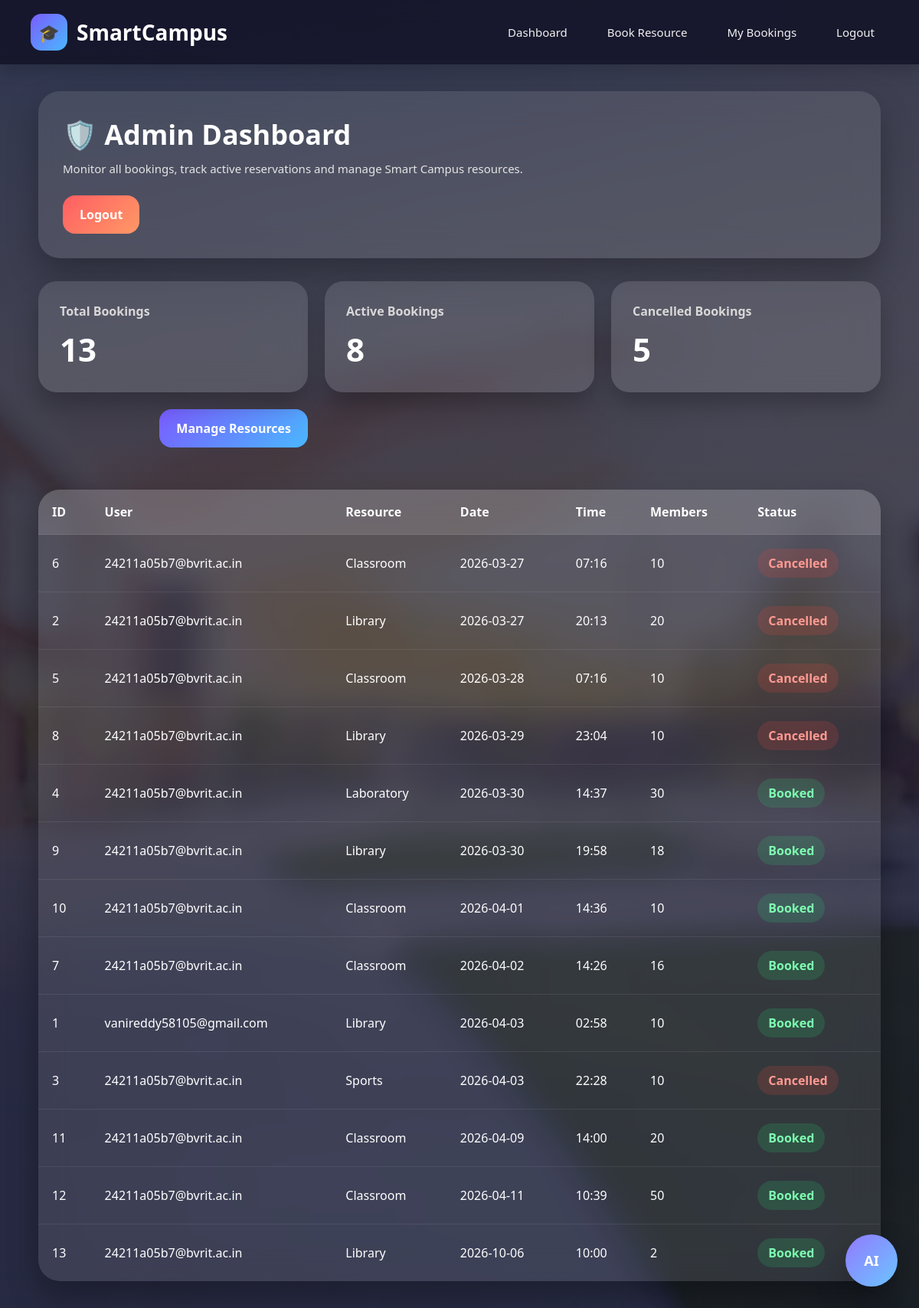
The page /admin_dashboard (signed in) on the database its author committed.
### tables this page shows
CREATE TABLE bookings(
id INTEGER PRIMARY KEY AUTOINCREMENT,
user TEXT,
resource TEXT,
date TEXT,
time TEXT,
members INTEGER,
status TEXT
);

### app.py (the view)
@app.route("/admin_dashboard")
def admin_dashboard():
    if "admin" not in session:
        return redirect("/admin_login")
    conn = sqlite3.connect("campus.db")
    cursor = conn.cursor()
    cursor.execute("SELECT COUNT(*) FROM bookings")
    total = cursor.fetchone()[0]
    cursor.execute("SELECT COUNT(*) FROM bookings WHERE status='Booked'")
    active = cursor.fetchone()[0]
    cursor.execute("SELECT COUNT(*) FROM bookings WHERE status='Cancelled'")
    cancelled = cursor.fetchone()[0]
    cursor.execute("SELECT * FROM bookings ORDER BY date,time")
    bookings = cursor.fetchall()
    conn.close()
    return render_template(
        "admin_dashboard.html",
        total=total,
        active=active,
        cancelled=cancelled,
        bookings=bookings
    )

### templates/admin_dashboard.html (shortened to what this page needs)
{% extends "base.html" %}
{% block content %}
<div class="header">
    <h1>🛡️ Admin Dashboard</h1>
    <p>Monitor all bookings, track active reservations and manage Smart Campus resources.</p>
    <a href="/admin_logout" class="logout-btn">Logout</a>
</div>
<div class="stats">
    <div class="card">
        <h3>Total Bookings</h3>
        <div class="number">{{ total }}</div>
    </div>
    <div class="card">
        <h3>Active Bookings</h3>
        <div class="number">{{ active }}</div>
    </div>
    <div class="card">
        <h3>Cancelled Bookings</h3>
        <div class="number">{{ cancelled }}</div>
    </div>
<div style="margin-bottom:25px; text-align:right;">
    <a href="/admin_resources" style="
        padding:14px 22px;
        border-radius:16px;
        background:linear-gradient(135deg,#7a5cff,#4ab8ff);
        color:white;
        text-decoration:none;
        font-weight:600;
        display:inline-block;
    ">
        Manage Resources
    </a>
</div>
</div>
<div class="table-box">
    <div class="table-wrapper">
        <table>
            <thead>
                <tr>
                    <th>ID</th>
                    <th>User</th>
                    <th>Resource</th>
                    <th>Date</th>
                    <th>Time</th>
                    <th>Members</th>
                    <th>Status</th>
                </tr>
            </thead>
            <tbody>
                {% for booking in bookings %}
                <tr>
                    <td>{{ booking[0] }}</td>
                    <td>{{ booking[1] }}</td>
                    <td>{{ booking[2] }}</td>
                    <td>{{ booking[3] }}</td>
                    <td>{{ booking[4] }}</td>
                    <td>{{ booking[5] }}</td>
                    <td>
                        {% if booking[6] == 'Booked' %}
                            <span class="status-booked">Booked</span>
                        {% else %}
                            <span class="status-cancelled">Cancelled</span>
                        {% endif %}
                    </td>
                </tr>
                {% endfor %}
            </tbody>
        </table>
    </div>
</div>
{% endblock %}

### templates/base.html (style rules this page uses)
* { margin:0; padding:0; box-sizing:border-box; font-family:'Segoe UI',sans-serif; }
body { background:#f4f6fb; }

### rows shown on the page
bookings: id "6", user "24211a05b7@bvrit.ac.in", resource "Classroom", date "2026-03-27", time "07:16", members "10", status "Cancelled"
bookings: id "2", user "24211a05b7@bvrit.ac.in", resource "Library", date "2026-03-27", time "20:13", members "20", status "Cancelled"
bookings: id "5", user "24211a05b7@bvrit.ac.in", resource "Classroom", date "2026-03-28", time "07:16", members "10", status "Cancelled"
bookings: id "8", user "24211a05b7@bvrit.ac.in", resource "Library", date "2026-03-29", time "23:04", members "10", status "Cancelled"
bookings: id "4", user "24211a05b7@bvrit.ac.in", resource "Laboratory", date "2026-03-30", time "14:37", members "30", status "Booked"
bookings: id "9", user "24211a05b7@bvrit.ac.in", resource "Library", date "2026-03-30", time "19:58", members "18", status "Booked"
bookings: id "10", user "24211a05b7@bvrit.ac.in", resource "Classroom", date "2026-04-01", time "14:36", members "10", status "Booked"
bookings: id "7", user "24211a05b7@bvrit.ac.in", resource "Classroom", date "2026-04-02", time "14:26", members "16", status "Booked"
bookings: id "1", user "vanireddy58105@gmail.com", resource "Library", date "2026-04-03", time "02:58", members "10", status "Booked"
bookings: id "3", user "24211a05b7@bvrit.ac.in", resource "Sports", date "2026-04-03", time "22:28", members "10", status "Cancelled"
bookings: id "11", user "24211a05b7@bvrit.ac.in", resource "Classroom", date "2026-04-09", time "14:00", members "20", status "Booked"
bookings: id "12", user "24211a05b7@bvrit.ac.in", resource "Classroom", date "2026-04-11", time "10:39", members "50", status "Booked"
bookings: id "13", user "24211a05b7@bvrit.ac.in", resource "Library", date "2026-10-06", time "10:00", members "2", status "Booked"

### other values the page prints
{{ total }} "13"
{{ active }} "8"
{{ cancelled }} "5"
